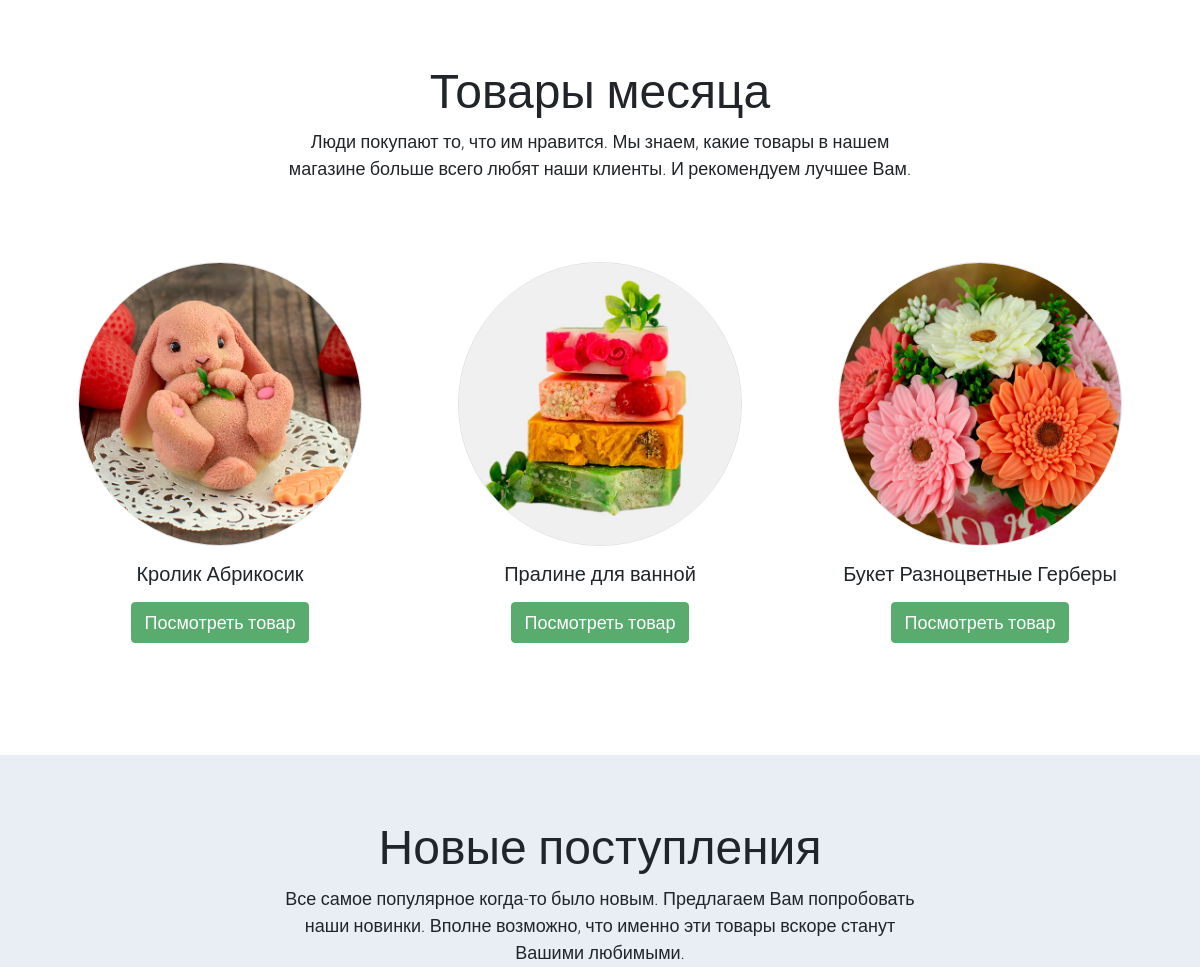
Before: / (middle part) with the older database file.
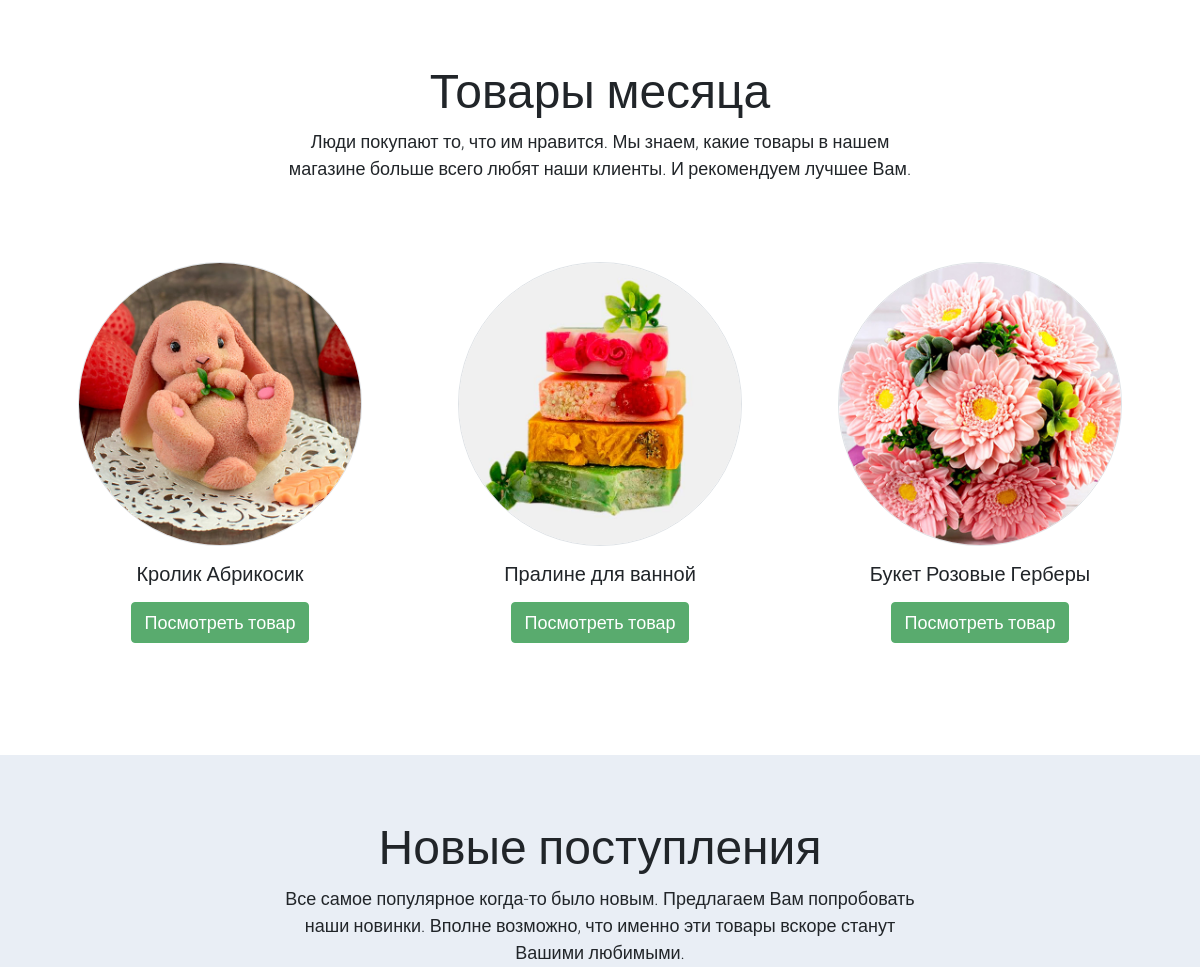
After: the same page with the newer database file.
### product/models.py (models this page shows, shortened)
class Product(models.Model):
    name = models.CharField(max_length=128, verbose_name=u'Название')  # Название товара
    category = models.ForeignKey(Category, on_delete=models.PROTECT,
                                 verbose_name=u'Категория')  # К какой категории относится товар
    alias = models.CharField(max_length=64, blank=False, unique=True, default='!!!', verbose_name=u'Псевдоним')  # Псевдоним поля
    holiday = models.ManyToManyField(Holiday, default='1', blank=False,
                                 verbose_name=u'Праздник')  # К какому празднику подходит товар
    description = models.TextField(blank=True, verbose_name=u'Описание')  # Описание товара
    price = models.IntegerField(default=0, verbose_name=u'Цена')  # Цена за единицу
    quantity = models.IntegerField(default=0, verbose_name=u'Остаток')  # Остаток на складе
    popular = models.IntegerField(default=0, verbose_name=u'Популярность')  # Популярность товара
    discount = models.IntegerField(default=0, verbose_name=u'Скидка')  # Скидка (сумма скидки, не %)
    active = models.BooleanField(default=True, verbose_name=u'Активен')  # Товар Активен
    article = models.CharField(max_length=8,
                               blank=True, default=None,
                               verbose_name=u'Артикль')  # Артикль (получается с применением префикса PRODUCT_PREFIX)
    class Meta:
        verbose_name = 'Товар'
        verbose_name_plural = 'Товары'
    @property
    def actual_price(self):
        return self.price - self.discount if self.active else 0

### shop/views.py (the view)
# urls.py: path('', index, name='index'),
def index(request):
    request.session['return'] = 'index'  # Запоминаем последнюю страницу
    products_favorite = Product.objects.all().order_by('popular')[:3]  # Самые популярные товары
    products_favorite = select_main_photo(products_favorite)  # В свойстве photo теперь главная фотография
    products_new = Product.objects.all().order_by('-id')[:3]  # Самые новые товары
    products_new = select_main_photo(products_new)  # В свойстве photo теперь главная фотография
    for p in products_new:
        p.description = p.description.split('\n')[0]
    startdate = datetime.datetime.today()
    enddate = startdate + datetime.timedelta(days=30)
    holidays = Holiday.objects.filter(date__range=[startdate, enddate]).order_by('date')
    return render(request, 'index.html', locals())

### profile/templatetags/user_tags.py (called while the page is built)
@register.simple_tag(takes_context=True)
def basket_count(context):
    request = context['request']
    try:
        if request.user.is_authenticated:
            basket = Profile.objects.get(user=request.user).basket
        else:
            if 'basket' in request.session:
                basket = request.session['basket']
            else:
                return ''
        if not isinstance(basket, dict):
            basket = eval(basket)
    except:
        return ''
    q = sum(x for x in basket.values())
    return q if q else ''

### shop/views.py (called while the page is built)
def select_main_photo(products):
    for product in products:
        photo = ProductImage.objects.filter(product_id=product.id, active=True,
                                            main=True)  # Выбираем главную фотографию для товара
        product.photo = settings.NO_PHOTO
        if len(photo):
            product.photo = photo[0].image.url
    return products

### templates/index.html (shortened to what this page needs)
{% extends 'base.html' %}
{% load static %}
{% block content %}
    <section class="container py-5">
        <div class="row text-center pt-3">
            <div class="col-lg-7 m-auto">
                <h1 class="h1">Товары месяца</h1>
                <p>
                    Люди покупают то, что им нравится.
                    Мы знаем, какие товары в нашем магазине больше всего любят наши клиенты. И рекомендуем лучшее Вам.
                </p>
            </div>
        </div>
        <div class="row">
            {% for product in products_favorite %}
            <div class="col-12 col-md-4 p-5 mt-3">
                <a href="{% url 'shop-single' product.alias %}"><img src="{{ product.photo }}" class="rounded-circle img-fluid border"></a>
                <h5 class="text-center mt-3 mb-3">{{ product.name }}</h5>
                <p class="text-center"><a class="btn btn-success" href="{% url 'shop-single' product.alias %}">
                Посмотреть товар</a></p>
            </div>
            {% endfor %}
        </div>
    </section>
    <section class="bg-light">
        <div class="container py-5">
            <div class="row text-center py-3">
                <div class="col-lg-7 m-auto">
                    <h1 class="h1">Новые поступления</h1>
                    <p>
                        Все самое популярное когда-то было новым. Предлагаем Вам попробовать наши новинки.
                        Вполне возможно, что именно эти товары вскоре станут Вашими любимыми.
                    </p>
                </div>
            </div>
        </div>
    </section>
{% endblock content %}

Changed rows visible on the page:
no longer on this page (row edited): Product: shows a picture, name "Букет Разноцветные Герберы"
now on this page (row edited): Product: shows a picture, name "Букет Розовые Герберы"
